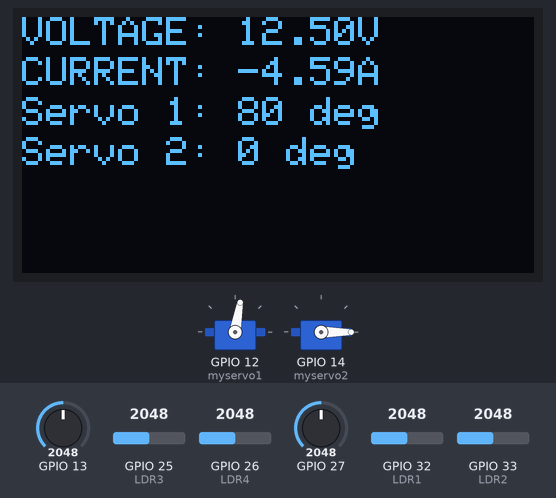
The program below on a simulated ESP32. On the bench: 2 × servo, 128×64 one-colour display. The inputs (shaded band) are chosen by the test bench; at power-on: GPIO 25 (LDR3) = 2048, GPIO 26 (LDR4) = 2048, GPIO 32 (LDR1) = 2048, GPIO 33 (LDR2) = 2048, GPIO 13 = 2048, GPIO 27 = 2048.

Above: at 2.6 s.
2.7 s: GPIO 25 (LDR3) set to 2129
At 5.2 s:
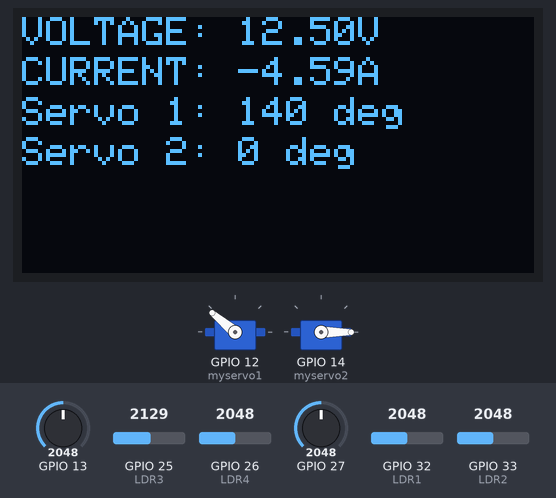
5.5 s: GPIO 26 (LDR4) set to 2171
7.0 s: GPIO 26 (LDR4) set to 2244
At 7.77 s:
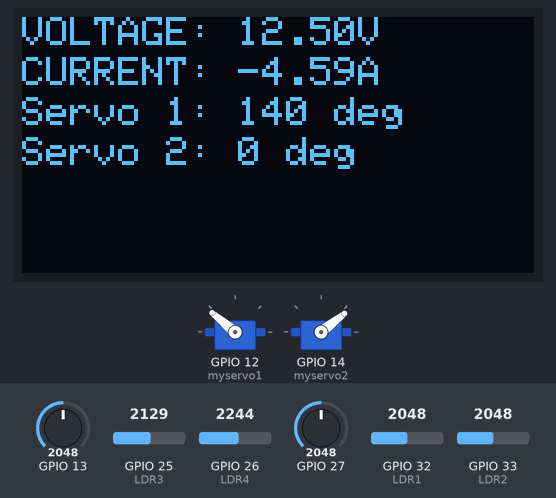
10.0 s: GPIO 32 (LDR1) set to 2271
13.0 s: GPIO 32 (LDR1) set to 2347
At 13.15 s:
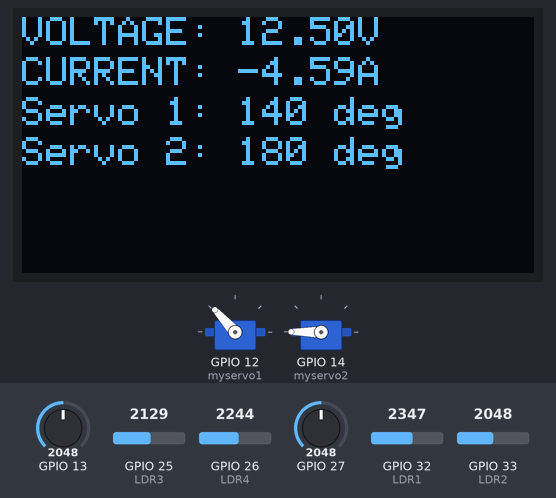
15.4 s: GPIO 33 (LDR2) set to 2866
At 19.9 s:
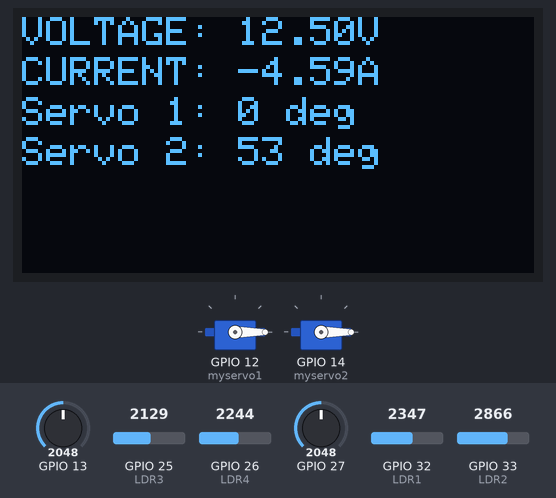
Timing chart, 0 to 20.6 s (numbered marks = the images above; inputs shaded):
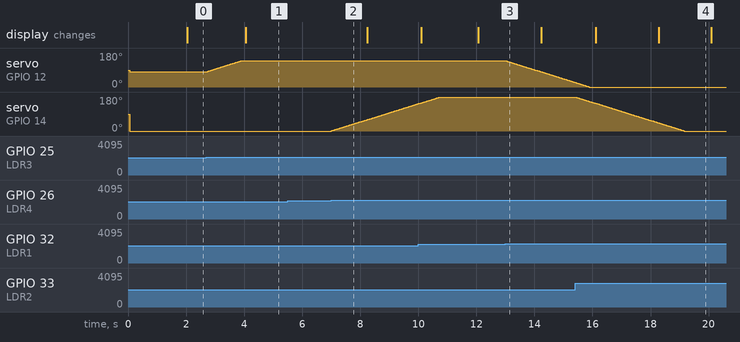

The program:

main.cpp
```cpp
#include <Arduino.h>
#include <Servo.h>
#include <Adafruit_GFX.h>       // Librería para gráficos OLED
#include <Adafruit_SSD1306.h>   // Librería específica para pantalla OLED

// Configuración de pantalla OLED
#define SCREEN_WIDTH 128   // Ancho de la pantalla OLED en píxeles
#define SCREEN_HEIGHT 64   // Alto de la pantalla OLED en píxeles
Adafruit_SSD1306 display(SCREEN_WIDTH, SCREEN_HEIGHT, &Wire, -1); // Inicializa OLED con I2C

// Inicialización de servos
Servo myservo1, myservo2;

// Pines de los sensores LDR conectados al ESP32
int LDR1 = 32, LDR2 = 33, LDR3 = 25, LDR4 = 26;

// Variables para almacenar lecturas de LDR
int rRDL1 = 0, rRDL2 = 0, rRDL3 = 0, rRDL4 = 0;

// Variables para almacenar los valores máximos de las lecturas
int max1 = 0, max2 = 0, max3 = 0;

// Posiciones iniciales de los servos
int ser1 = 80, ser2 = 0;

// Parámetros para medición de voltaje y corriente
const int Vmax = 25000;         // Voltaje máximo en milivoltios
int lecDig;                     // Variable para lectura del ADC
float vol;                      // Variable para almacenar el voltaje leído

const int CURRENT_SENSOR = 27;  // Pin conectado al sensor de corriente ACS712
const float SENSIBILITY = 0.185; // Sensibilidad del sensor (para modelo 5A)
const int CURRENT_SAMPLES = 10; // Número de muestras para promedio

// Variables para control de tiempo
unsigned long lastTime = 0;
unsigned long threshold = 2000; // Intervalo de 2 segundos

// Función para medir corriente usando el sensor ACS712
float medirCorriente(int current_sensor, float sensibility, int samples) {
  float sensor_read = 0;

  // Lee múltiples muestras del sensor y calcula el promedio
  for (int i = 0; i < samples; i++) {
    sensor_read += analogRead(current_sensor);
  }
  sensor_read = sensor_read / samples;

  // Convierte la lectura promedio en voltaje (considerando 12 bits y 3.3V de referencia)
  sensor_read = sensor_read * (3.3 / 4095.0);

  // Calcula la corriente basándose en el voltaje y la sensibilidad del sensor
  float current_measured = (sensor_read - 2.5) / sensibility;
  return current_measured;
}

// Función para mostrar información en la pantalla OLED (voltaje, corriente y ángulos)
void mostrarDatosEnOLED(float vol, float current_measured) {
  display.clearDisplay();  // Limpia la pantalla antes de escribir
  display.setTextSize(1);  // Tamaño de texto pequeño
  display.setTextColor(SSD1306_WHITE);  // Texto en blanco

  // Mostrar el voltaje
  display.setCursor(0, 0);
  display.print("VOLTAGE: ");
  display.print(vol, 2);  // Muestra el voltaje con 2 decimales
  display.print("V");

  // Mostrar la corriente
  display.setCursor(0, 10);
  display.print("CURRENT: ");
  display.print(current_measured, 2);  // Muestra la corriente con 2 decimales
  display.print("A");

  // Mostrar el ángulo del servo 1
  display.setCursor(0, 20);
  display.print("Servo 1: ");
  display.print(ser1);
  display.print(" deg");

  // Mostrar el ángulo del servo 2
  display.setCursor(0, 30);
  display.print("Servo 2: ");
  display.print(ser2);
  display.print(" deg");

  display.display();  // Actualiza la pantalla OLED
}

void setup() {
  // Inicialización de servos
  myservo1.attach(12); // Conecta el servo 1 al pin 12
  myservo2.attach(14); // Conecta el servo 2 al pin 14

  // Inicializa la pantalla OLED
  if (!display.begin(0x3C)) {
    Serial.println(F("OLED no encontrado!"));
    while (true); // Detiene el programa si no se detecta la pantalla
  }

  display.clearDisplay(); // Limpia cualquier contenido inicial
  display.display(); // Actualiza la pantalla

  // Posiciones iniciales de los servos
  myservo1.write(ser1);
  myservo2.write(ser2);
}

void loop() {
  // Leer el voltaje del ADC
  lecDig = analogRead(13);  // Lectura del ADC 13
  vol = map(lecDig, 0, 4095, 0, Vmax) / 1000.0; // Convertir a voltaje en voltios

  // Medir corriente cada cierto tiempo
  if ((millis() - lastTime) > threshold) {
    lastTime = millis();  // Actualiza el tiempo

    float current_measured = medirCorriente(CURRENT_SENSOR, SENSIBILITY, CURRENT_SAMPLES);  // Medir corriente

    // Mostrar voltaje y corriente en OLED
    mostrarDatosEnOLED(vol, current_measured);
  }

  // Leer los valores de los sensores LDR
  rRDL1 = analogRead(LDR1) / 100;
  rRDL2 = analogRead(LDR2) / 100;
  rRDL3 = analogRead(LDR3) / 100;
  rRDL4 = analogRead(LDR4) / 100;

  // Comparar valores de sensores para ajustar servos
  max1 = max(rRDL1, rRDL2);
  max2 = max(rRDL3, rRDL4);
  max3 = max(max1, max2);

  if (rRDL1 < max3 && rRDL2 < max3) {
    if (ser1 < 140) ser1 += 1;  // Incrementa el ángulo del servo 1 si está por debajo de su límite
    myservo1.write(ser1);       // Actualiza la posición del servo 1
  }

  if (rRDL3 < max3 && rRDL4 < max3) {
    if (ser1 > 0) ser1 -= 1;    // Disminuye el ángulo del servo 1 si está por encima de su límite
    myservo1.write(ser1);
  }

  if (rRDL2 < max3 && rRDL3 < max3) {
    if (ser2 < 180) ser2 += 1;  // Incrementa el ángulo del servo 2 si está por debajo de su límite
    myservo2.write(ser2);
  }

  if (rRDL1 < max3 && rRDL4 < max3) {
    if (ser2 > 0) ser2 -= 1;    // Disminuye el ángulo del servo 2 si está por encima de su límite
    myservo2.write(ser2);
  }

  delay(20);  // Pausa para evitar cambios bruscos
}
```

Measured:
- the behaviour switches between 2099 and 2100 on GPIO 25 (LDR3) (found by bisection; images 0 and 1)
- the behaviour switches between 2199 and 2200 on GPIO 26 (LDR4) (found by bisection; images 1 and 2)
- the behaviour switches between 2299 and 2300 on GPIO 32 (LDR1) (found by bisection; images 2 and 3)
- after the input at 2.7 s, servo on GPIO 12 (myservo1): moves from 80° to 140° over 1.2 s, starting at once; the display: changes after 1.3 s (image 1)
- after the input at 5.5 s, every drawn part: stays the same
- after the input at 7.0 s, servo on GPIO 14 (myservo2): moves from 0° to 145° over 3.0 s, starting at once
- after the input at 13.0 s, servo on GPIO 12 (myservo1): moves from 140° to 24° over 2.4 s, starting at once
- after the input at 15.4 s, servo on GPIO 14 (myservo2): moves from 180° to 0° over 3.7 s, starting at once; the display: first changes after 0.71 s (image 4 shows a later state)
